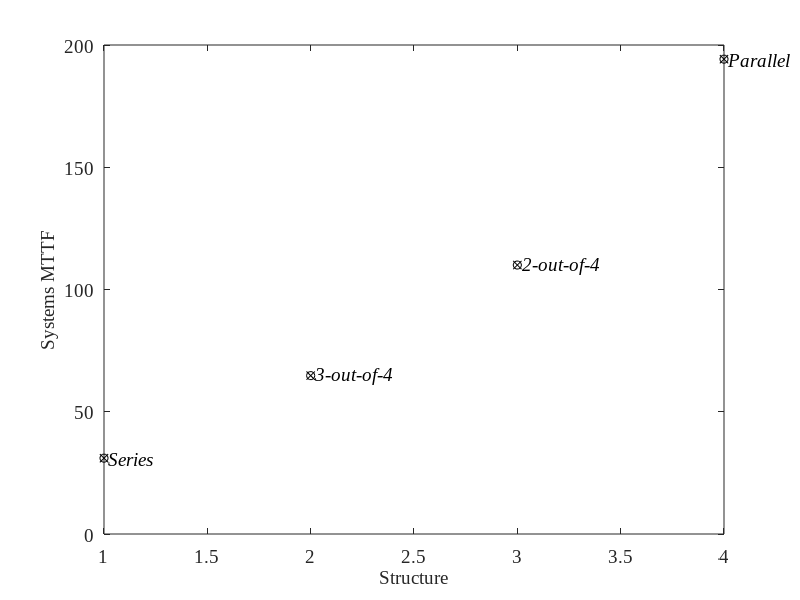

Write MATLAB code to recreate this figure. (Note: this script raises an error after producing the figure.)
clear all
load data_series_matrix.mat
load data_series_symbolic.mat


figure('Name','MTTF');
plot(1,mttf,'kx',1,mttfs,'ko');
set(gca,'FontName','Times New Roman','FontSize',14);
xlabel('Structure','FontSize',14);
ylabel('Systems MTTF','FontSize',14);
text(1,mttf,'\it Series','FontName','Times New Roman','FontAngle','italic','FontSize',14);
hold on;

%%
clear
load data_3outof4_matrix.mat
load data_3outof4_symbolic.mat

plot(2,mttf,'kx',2,mttfs,'ko');
text(2,mttf,'\it 3-out-of-4','FontName','Times New Roman','FontAngle','italic','FontSize',14);


%%
clear
load data_2outof4_matrix.mat
load data_2outof4_symbolic.mat

plot(3,mttf,'kx',3,mttfs,'ko');
text(3,mttf,'\it 2-out-of-4','FontName','Times New Roman','FontAngle','italic','FontSize',14);

%%
clear
load data_parallel_matrix.mat
load data_parallel_symbolic.mat

plot(4,mttf,'kx',4,mttfs,'ko');
text(4,mttf,'\it Parallel','FontName','Times New Roman','FontAngle','italic','FontSize',14);

%%
clear
load data_standby_imperfect_matrix.mat
load data_standby_imperfect_symbolic.mat

mttfs = int(Rs,0,10000);

plot(5,mttf,'kx',5,mttfs,'ko');
text(5,mttf,'\it Standby Imperfect (p = 0.9)','FontName','Times New Roman','FontAngle','italic','FontSize',14);

%%
clear
load data_standby_matrix.mat
load data_standby_symbolic.mat

mttfs = int(Rs,0,10000);

plot(6,mttf,'kx',6,mttfs,'ko');
text(6,mttf,'\it Standby','FontName','Times New Roman','FontAngle','italic','FontSize',14);

hold off;
axis([0 7 0 500]);
legend('Matrix','Symbolic','location','northwest');